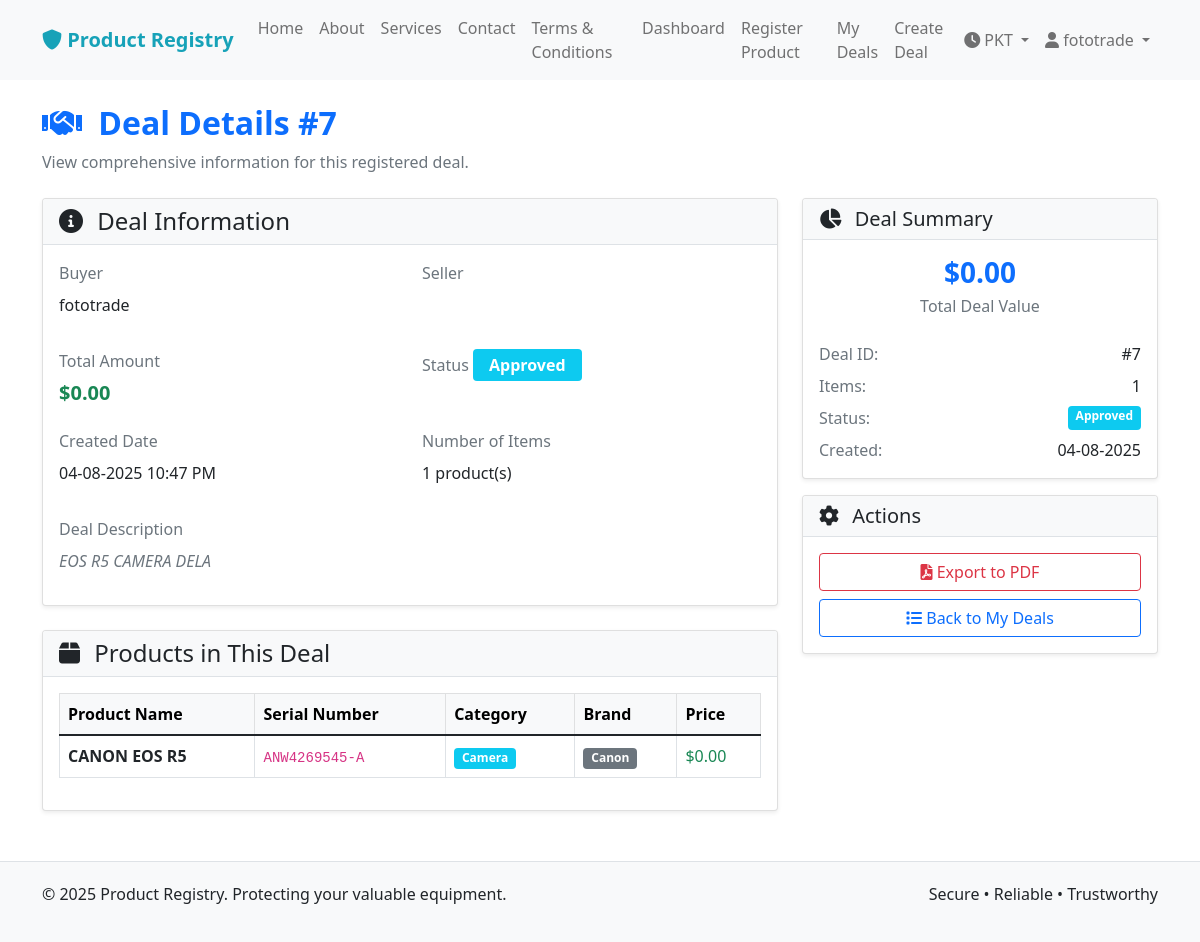
/deal/7 (signed in), run on the app's committed database.
### models.py (models this page shows, shortened)
class User(UserMixin, db.Model):
    id = db.Column(db.Integer, primary_key=True)
    username = db.Column(db.String(80), unique=True, nullable=False)
    email = db.Column(db.String(120), unique=True, nullable=False)
    mobile_number = db.Column(db.String(15), unique=True, nullable=False)
    id_card_number = db.Column(db.String(20), unique=True, nullable=False)  # Format: 35202-2818708-5
    shop_name = db.Column(db.String(100), nullable=True)  # Required for shopkeepers
    password_hash = db.Column(db.String(200), nullable=False)
    is_admin = db.Column(db.Boolean, default=False)
    is_shopkeeper = db.Column(db.Boolean, default=False)
    can_create_admins = db.Column(db.Boolean, default=False)  # Main admin privilege
    shopkeeper_approved = db.Column(db.Boolean, default=False)  # Admin approval for shopkeepers
    has_subscription = db.Column(db.Boolean, default=False)
    reset_token = db.Column(db.String(100), nullable=True)
    reset_token_expiry = db.Column(db.DateTime, nullable=True)
    created_at = db.Column(db.DateTime, default=datetime.utcnow)
    products = db.relationship('Product', backref='owner', lazy=True)
    deals_as_buyer = db.relationship('Deal', foreign_keys='Deal.buyer_id', backref='buyer', lazy=True)
    deals_as_seller = db.relationship('Deal', foreign_keys='Deal.seller_id', backref='seller', lazy=True)

class Deal(db.Model):
    id = db.Column(db.Integer, primary_key=True)
    status = db.Column(db.String(20), default='pending')  # pending, approved, rejected, completed, cancelled
    total_amount = db.Column(db.Float, default=0.0)
    description = db.Column(db.Text)  # Optional deal description
    deal_type = db.Column(db.String(20), default='normal')  # normal, transfer
    seller_name = db.Column(db.String(100))  # For non-registered sellers
    seller_mobile = db.Column(db.String(15))  # For non-registered sellers
    seller_id_card = db.Column(db.String(50))  # For non-registered sellers
    seller_address = db.Column(db.Text)  # For non-registered sellers
    approved_by = db.Column(db.Integer, db.ForeignKey('user.id'), nullable=True)
    approved_at = db.Column(db.DateTime)
    approval_notes = db.Column(db.Text)
    created_at = db.Column(db.DateTime, default=datetime.utcnow)
    completed_at = db.Column(db.DateTime)
    buyer_id = db.Column(db.Integer, db.ForeignKey('user.id'), nullable=False)
    seller_id = db.Column(db.Integer, db.ForeignKey('user.id'), nullable=True)  # Nullable for non-registered sellers
    deal_items = db.relationship('DealItem', backref='deal', lazy=True)

class DealItem(db.Model):
    id = db.Column(db.Integer, primary_key=True)
    price = db.Column(db.Float, nullable=False)
    deal_id = db.Column(db.Integer, db.ForeignKey('deal.id'), nullable=False)
    product_id = db.Column(db.Integer, db.ForeignKey('product.id'), nullable=False)

class Product(db.Model):
    id = db.Column(db.Integer, primary_key=True)
    name = db.Column(db.String(100), nullable=False)
    serial_number = db.Column(db.String(100), unique=True, nullable=False)
    status = db.Column(db.String(20), default='for_sale')  # for_sale, locked, stolen
    created_at = db.Column(db.DateTime, default=datetime.utcnow)
    updated_at = db.Column(db.DateTime, default=datetime.utcnow, onupdate=datetime.utcnow)
    user_id = db.Column(db.Integer, db.ForeignKey('user.id'), nullable=False)
    category_id = db.Column(db.Integer, db.ForeignKey('category.id'), nullable=False)
    brand_id = db.Column(db.Integer, db.ForeignKey('brand.id'), nullable=False)
    status_history = db.relationship('ProductStatusHistory', backref='product', lazy=True)
    deal_items = db.relationship('DealItem', backref='product', lazy=True)

class Category(db.Model):
    id = db.Column(db.Integer, primary_key=True)
    name = db.Column(db.String(50), unique=True, nullable=False)
    description = db.Column(db.Text)
    created_at = db.Column(db.DateTime, default=datetime.utcnow)
    products = db.relationship('Product', backref='category', lazy=True)

class Brand(db.Model):
    id = db.Column(db.Integer, primary_key=True)
    name = db.Column(db.String(50), unique=True, nullable=False)
    description = db.Column(db.Text)
    created_at = db.Column(db.DateTime, default=datetime.utcnow)
    products = db.relationship('Product', backref='brand', lazy=True)

### routes.py (the view)
@bp.route('/deal/<int:deal_id>')
@login_required
def deal_details(deal_id):
    deal = Deal.query.get_or_404(deal_id)
    if (deal.buyer_id != current_user.id and
        deal.seller_id != current_user.id and
        not current_user.is_admin):
        flash('You can only view deals you are involved in', 'danger')
        return redirect(url_for('main.user_dashboard'))
    return render_template('deal_details.html', title='Deal Details', deal=deal)

### templates/deal_details.html (shortened to what this page needs)
{% extends "base.html" %}
{% block content %}
<div class="row">
    <div class="col-12">
        <h2 class="text-primary fw-bold"><i class="fas fa-handshake me-2"></i> Deal Details #{{ deal.id }}</h2>
        <p class="text-muted mb-4">View comprehensive information for this registered deal.</p>
    </div>
</div>
<div class="row">
    <div class="col-lg-8">
        <div class="card shadow-sm mb-4">
            <div class="card-header bg-light border-bottom">
                <h4 class="mb-0 text-dark"><i class="fas fa-info-circle me-2"></i> Deal Information</h4>
            </div>
            <div class="card-body">
                <div class="row mb-3">
                    <div class="col-md-6">
                        <label class="form-label text-muted">Buyer</label>
                        <p class="fw-semibold">{{ deal.buyer.username }}</p>
                    </div>
                    <div class="col-md-6">
                        <label class="form-label text-muted">Seller</label>
                    </div>
                </div>
                <div class="row mb-3">
                    <div class="col-md-6">
                        <label class="form-label text-muted">Total Amount</label>
                        <p class="h5 text-success fw-bold">${{ '%.2f' % deal.total_amount }}</p>
                    </div>
                    <div class="col-md-6">
                        <label class="form-label text-muted">Status</label>
                        <span class="badge bg-info fs-6 px-3 py-2">{{ deal.status.title() }}</span>
                    </div>
                </div>
                <div class="row mb-3">
                    <div class="col-md-6">
                        <label class="form-label text-muted">Created Date</label>
                        <p>{{ utc_to_pakistan(deal.created_at) }}</p>
                    </div>
                    <div class="col-md-6">
                        <label class="form-label text-muted">Number of Items</label>
                        <p>{{ deal.deal_items|length }} product(s)</p>
                    </div>
                </div>
                {% if deal.description %}
                <div class="mb-3">
                    <label class="form-label text-muted">Deal Description</label>
                    <p class="text-muted fst-italic">{{ deal.description }}</p>
                </div>
                {% endif %}
            </div>
        </div>
        <div class="card shadow-sm">
            <div class="card-header bg-light border-bottom">
                <h4 class="mb-0 text-dark"><i class="fas fa-box me-2"></i> Products in This Deal</h4>
            </div>
            <div class="card-body">
                {% if deal.deal_items %}
                <div class="table-responsive">
                    <table class="table table-bordered align-middle">
                        <thead class="table-light">
                            <tr>
                                <th>Product Name</th>
                                <th>Serial Number</th>
                                <th>Category</th>
                                <th>Brand</th>
                                <th>Price</th>
                            </tr>
                        </thead>
                        <tbody>
                            {% for item in deal.deal_items %}
                            <tr>
                                <td><strong>{{ item.product.name }}</strong></td>
                                <td><code>{{ item.product.serial_number }}</code></td>
                                <td><span class="badge bg-info">{{ item.product.category.name }}</span></td>
                                <td><span class="badge bg-secondary">{{ item.product.brand.name }}</span></td>
                                <td class="text-success fw-semibold">${{ '%.2f' % item.price }}</td>
                            </tr>
                            {% endfor %}
                        </tbody>
                    </table>
                </div>
                {% else %}
                <div class="text-center py-4">
                    <i class="fas fa-box-open fa-2x text-muted mb-2"></i>
                    <p class="text-muted">No products found in this deal</p>
                </div>
                {% endif %}
            </div>
        </div>
    </div>
    <div class="col-lg-4">
        <div class="card shadow-sm mb-3">
            <div class="card-header bg-light border-bottom">
                <h5 class="mb-0"><i class="fas fa-chart-pie me-2"></i> Deal Summary</h5>
            </div>
            <div class="card-body">
                <div class="text-center mb-4">
                    <h3 class="text-primary fw-bold mb-1">${{ '%.2f' % deal.total_amount }}</h3>
                    <p class="text-muted">Total Deal Value</p>
                </div>
                <div class="d-flex justify-content-between mb-2">
                    <span class="text-muted">Deal ID:</span>
                    <span class="fw-semibold">#{{ deal.id }}</span>
                </div>
                <div class="d-flex justify-content-between mb-2">
                    <span class="text-muted">Items:</span>
                    <span class="fw-semibold">{{ deal.deal_items|length }}</span>
                </div>
                <div class="d-flex justify-content-between mb-2">
                    <span class="text-muted">Status:</span>
                    <span class="badge bg-info px-2 py-1">{{ deal.status.title() }}</span>
                </div>
                <div class="d-flex justify-content-between">
                    <span class="text-muted">Created:</span>
                    <span class="fw-semibold">{{ utc_to_pakistan(deal.created_at).split(' ')[0] }}</span>
                </div>
            </div>
        </div>
        <div class="card shadow-sm">
            <div class="card-header bg-light border-bottom">
                <h5 class="mb-0"><i class="fas fa-cog me-2"></i> Actions</h5>
            </div>
            <div class="card-body">
                <div class="d-grid gap-2">
                    <a href="{{ url_for('main.export_deal_pdf', deal_id=deal.id) }}" class="btn btn-outline-danger">
                        <i class="fas fa-file-pdf"></i> Export to PDF
                    </a>
                    <a href="{{ url_for('main.user_deals') }}" class="btn btn-outline-primary">
                        <i class="fas fa-list"></i> Back to My Deals
                    </a>
                </div>
            </div>
        </div>
    </div>
</div>
{% endblock %}

### templates/base.html (shortened to what this page needs)
<!DOCTYPE html>
<html lang="en">
<head>
    <link href="https://cdn.jsdelivr.net/npm/bootstrap@5.1.3/dist/css/bootstrap.min.css" rel="stylesheet">
    <link rel="stylesheet" href="https://cdnjs.cloudflare.com/ajax/libs/font-awesome/6.0.0/css/all.min.css">
</head>
<body>
    <nav class="navbar navbar-expand-lg navbar-light bg-light">
        <div class="container">
            <a class="navbar-brand" href="{{ url_for('main.index') }}">
                <i class="fas fa-shield-alt"></i> Product Registry
            </a>
            <div class="collapse navbar-collapse" id="navbarNav">
                <ul class="navbar-nav me-auto">
                    <li class="nav-item">
                        <a class="nav-link" href="{{ url_for('main.index') }}">Home</a>
                    </li>
                    <li class="nav-item">
                        <a class="nav-link" href="{{ url_for('main.about') }}">About</a>
                    </li>
                    <li class="nav-item">
                        <a class="nav-link" href="{{ url_for('main.services') }}">Services</a>
                    </li>
                    <li class="nav-item">
                        <a class="nav-link" href="{{ url_for('main.contact') }}">Contact</a>
                    </li>
                    <li class="nav-item">
                        <a class="nav-link" href="{{ url_for('main.terms') }}">Terms & Conditions</a>
                    </li>
                    {% if current_user.is_authenticated %}
                        {% if current_user.is_admin %}
                            <li class="nav-item">
                                <a class="nav-link" href="{{ url_for('main.admin_dashboard') }}">Dashboard</a>
                            </li>
                            <li class="nav-item dropdown">
                                <a class="nav-link dropdown-toggle" href="#" id="adminDropdown" role="button" data-bs-toggle="dropdown">
                                    Admin Tools
                                </a>
                                <ul class="dropdown-menu">
                                    <li><a class="dropdown-item" href="{{ url_for('main.manage_categories') }}">Manage Categories</a></li>
                                    <li><a class="dropdown-item" href="{{ url_for('main.manage_brands') }}">Manage Brands</a></li>
                                    <li><a class="dropdown-item" href="{{ url_for('main.admin_search') }}">Search Products</a></li>
                                    <li><a class="dropdown-item" href="{{ url_for('main.admin_users') }}">View Users</a></li>
                                    <li><a class="dropdown-item" href="{{ url_for('main.admin_deal_approval') }}">View Deals</a></li>
                                    <li><a class="dropdown-item" href="{{ url_for('main.stolen_report') }}">Stolen Report</a></li>
                                </ul>
                            </li>
                        {% else %}
                            <li class="nav-item">
                                <a class="nav-link" href="{{ url_for('main.user_dashboard') }}">Dashboard</a>
                            </li>
                            <li class="nav-item">
                                <a class="nav-link" href="{{ url_for('main.register_product') }}">Register Product</a>
                            </li>
                            <li class="nav-item">
                                <a class="nav-link" href="{{ url_for('main.user_deals') }}">My Deals</a>
                            </li>
                            <li class="nav-item">
                                <a class="nav-link" href="{{ url_for('main.user_create_deal') }}">Create Deal</a>
                            </li>
                        {% endif %}
                    {% endif %}
                </ul>
                <ul class="navbar-nav">
                    <li class="nav-item dropdown">
                        <a class="nav-link dropdown-toggle" href="#" id="clockDropdown" role="button" data-bs-toggle="dropdown">
                            <i class="fas fa-clock"></i> PKT
                        </a>
                    </li>
                    {% if current_user.is_authenticated %}
                        <li class="nav-item dropdown">
                            <a class="nav-link dropdown-toggle" href="#" id="userDropdown" role="button" data-bs-toggle="dropdown">
                                <i class="fas fa-user"></i> {{ current_user.username }}
                            </a>
                        </li>
                    {% endif %}
                </ul>
            </div>
        </div>
    </nav>
    <div class="container mt-4">
        {% block content %}{% endblock %}
    </div>
    <footer class="footer">
        <div class="container">
            <div class="row">
                <div class="col-md-6">
                    <p>&copy; 2025 Product Registry. Protecting your valuable equipment.</p>
                </div>
                <div class="col-md-6 text-end">
                    <p>Secure • Reliable • Trustworthy</p>
                </div>
            </div>
        </div>
    </footer>
</body>
</html>

### data on the page
User: username "fototrade", buyer.username "fototrade"
Deal: id "7", total_amount "0.00", status "Approved", created_at "04-08-2025 10:47 PM", description "EOS R5 CAMERA DELA", created_at "04-08-2025"
DealItem: product.name "CANON EOS R5", product.serial_number "ANW4269545-A", product.category.name "Camera", product.brand.name "Canon", price "0.00"

### other printed values
{{ deal.deal_items|length }} "1"
